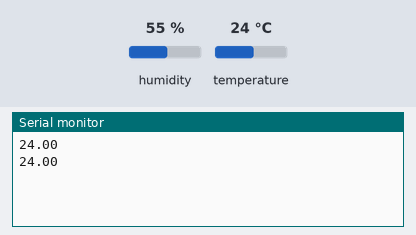
Simulated run of this sketch. Board: Arduino Uno, built with avr-gcc and run on an emulated ATmega328P. On the bench: the last lines printed to the serial monitor. The inputs (shaded band) are chosen by the test bench; at power-on: temperature 24 °C, humidity 55 %.

Above: at 5.8 s.
5.9 s: temperature set to 12 °C
At 10.5 s:
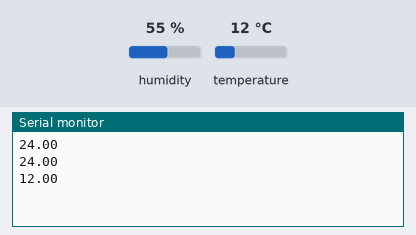
11.9 s: temperature set to 19 °C
At 15.7 s:
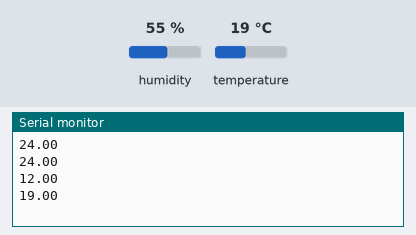
Timing chart, 0 to 17.2 s (numbered marks = the images above; inputs shaded):
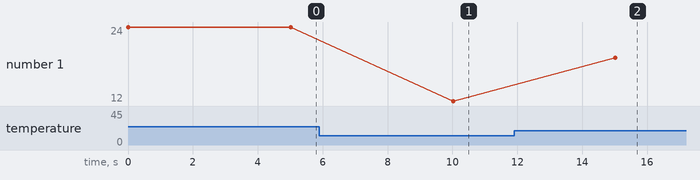

Measured:
- after the input at 5.9 s, the serial monitor: prints a new line after 4.1 s (image 1)
- after the input at 11.9 s, the serial monitor: prints a new line after 3.1 s (image 2)
- plotted number 1: 24 → 12 after the input at 5.9 s, 12 → 19 after the input at 11.9 s

The sketch:

fanSpeed_temp.ino
```cpp
#include<DHT.h>
#include<SoftwareSerial.h>
SoftwareSerial control(3,4);
DHT dht;
byte speed_set[][1]={{0x00},{0x09},{0x1A},{0x3F},{0x57},{0x7A},{0xAA},{0xFF}};
void setup(){
  control.begin(9600);
  dht.setup(6);
  Serial.begin(9600);
}
void loop(){
  float tempc=dht.getTemperature();
  Serial.println(tempc);
  if(tempc<21)
    control.write(speed_set[0][0]);
  else if(tempc<22)
    control.write(speed_set[1][0]);
  else if(tempc<23)
    control.write(speed_set[2][0]);
  else if(tempc<24)
    control.write(speed_set[3][0]);
  else if(tempc<25)
    control.write(speed_set[4][0]);
  else if(tempc<26)
    control.write(speed_set[5][0]);
  else if(tempc<=27)
    control.write(speed_set[6][0]);
  else
    control.write(speed_set[7][0]);
  delay(5000);
}
```
